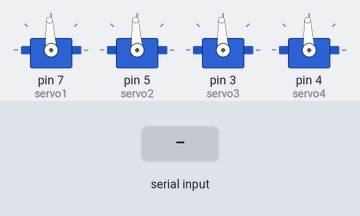
The sketch below on a simulated Arduino Uno, built with avr-gcc and run on an emulated ATmega328P. Parts: 4 × servo. The test bench sets the inputs (shaded band).

Above: at 11.2 s.
11.3 s: "e" received over Serial
At 12.5 s:
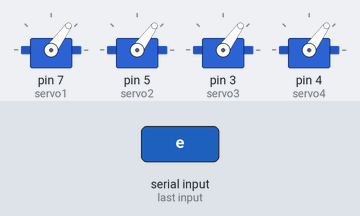
12.8 s: "p" received over Serial
At 13.7 s:
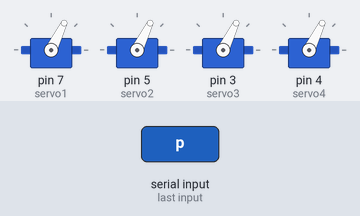
14.3 s: "m" received over Serial
At 14.9 s:
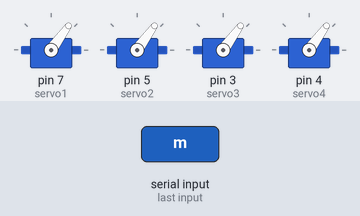
15.8 s: "s" received over Serial
At 17.0 s:
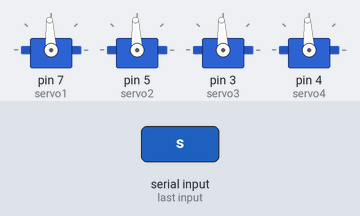
17.3 s: "p" received over Serial
At 18.4 s:
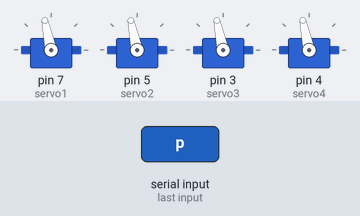
Timing chart, 0 to 19.8 s (numbered marks = the images above; inputs shaded):
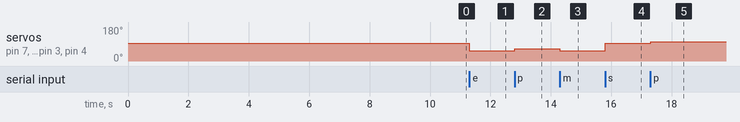

The sketch:

testingStartingPoint.ino
```cpp
#include <Servo.h>

#define TURN_OFF 1100
#define START 1500
int arm_time = 0;
int count = 500;
int Pulse = 1000;


Servo servo1, servo2, servo3, servo4;

void setup() {
  // put your setup code here, to run once:

  Serial.begin(57600);
  DDRD  |=  _BV(PORTD3) | _BV(PORTD4)| _BV(PORTD5)| _BV(PORTD7);
  for (arm_time = 0; arm_time < count; ++arm_time){
    PORTD |= (1 << PORTD7 ) | (1 << PORTD3) | (1 << PORTD4 ) | (1 << PORTD5);
    delayMicroseconds(1100);
    PORTD &= ~(_BV(PORTD3)) & ~(_BV(PORTD7)) & ~(_BV(PORTD4)) & ~(_BV(PORTD5));
    delay(20 - (Pulse/1000));
  }

  Pulse = START;
  servo1.attach(7);
  servo2.attach(5);
  servo3.attach(3);
  servo4.attach(4);

  allSpin(Pulse);
}


void loop() {

  if (Serial.available()) {
    char input = Serial.read();

    switch (input) {
      case 'e':
        Pulse = TURN_OFF;
        break;
      case 'p':
        Pulse += 100;
        break;
      case 'm':
        Pulse -= 100;
        break;
      case 's':
        Pulse = START;
    }
  }

  allSpin(Pulse);
}

void allSpin(int Pulse) {
  servo1.write(Pulse);
  servo2.write(Pulse);
  servo3.write(Pulse);
  servo4.write(Pulse);
}
```

Measured:
- after the input at 11.3 s, servo on pin 7 (servo1), servo on pin 5 (servo2), servo on pin 3 (servo3), servo on pin 4 (servo4): 93° → 54° at once
- after the input at 12.8 s, servo on pin 7 (servo1), servo on pin 5 (servo2), servo on pin 3 (servo3), servo on pin 4 (servo4): 54° → 64° at once
- after the input at 14.3 s, servo on pin 7 (servo1), servo on pin 5 (servo2), servo on pin 3 (servo3), servo on pin 4 (servo4): 64° → 54° at once
- after the input at 15.8 s, servo on pin 7 (servo1), servo on pin 5 (servo2), servo on pin 3 (servo3), servo on pin 4 (servo4): 54° → 93° at once
- after the input at 17.3 s, servo on pin 7 (servo1), servo on pin 5 (servo2), servo on pin 3 (servo3), servo on pin 4 (servo4): 93° → 102° at once
